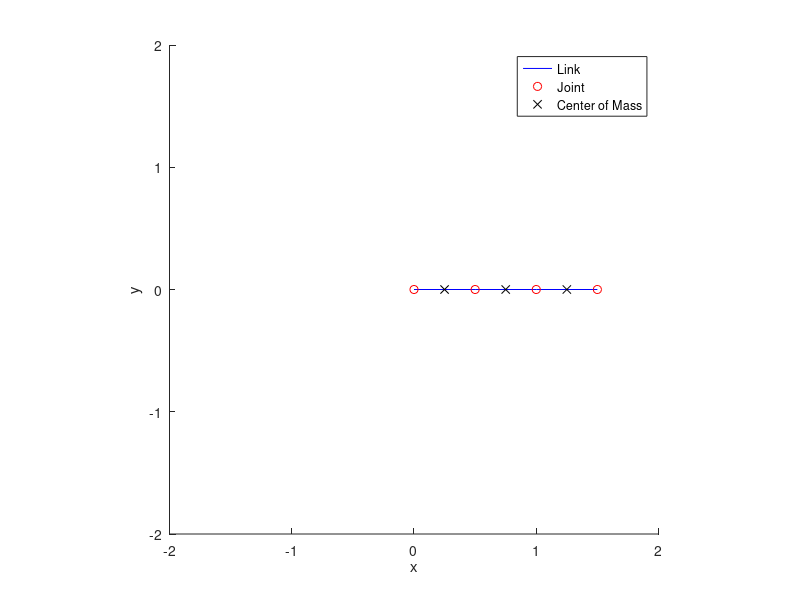
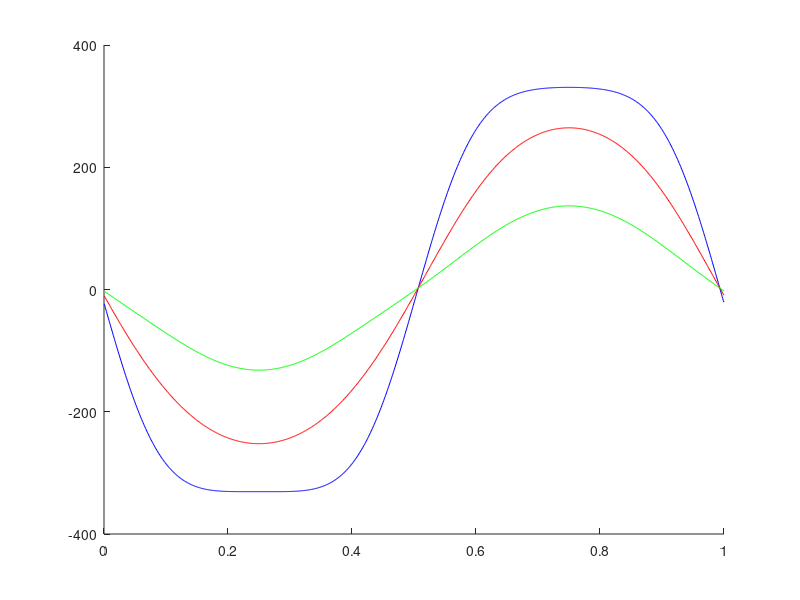

Source code (MATLAB) for these figures, in order:
function RNE()
clc
clear all
close all

figure;
hold on;
h1 = plot3(0,0,0, 'b');   % The link
h2 = plot3(0,0,0, 'or');  % The joint/end-effector
h3 = plot3(0,0,0, 'xk');  % The center of mass
xlabel('x')
ylabel('y')
zlabel('z')
view([0 0 1]);
axis equal;
xlim([-2 2]);
ylim([-2 2]);
zlim([-0.5 0.5]);
legend('Link', 'Joint', 'Center of Mass')

% -------------------------------------------------------------------------
% Define the DH parameters
N_DOFS = 3;
dh.theta = [0 0 0];
dh.alpha = [0 0 0];
dh.offset = [0 0 0];
dh.d = [0 0 0];
dh.a = [0.5 0.5 0.5];
dh.type = ['r' 'r' 'r'];

% -------------------------------------------------------------------------
% Rigid body paramaters: inertia, mass, and cener of mass
rb.I =  repmat(eye(3), 1, 1, N_DOFS);
rb.m = [1 1 1];
% In standard DH, COM is mesured respect to its end-effector (using local
% frame). When COM is [0 0 0]', it means the COM is located exactly at the
% end-effector. Therefore, COM usually has negative values, which means the
% COM is behind the end-effector
rb.r = [-0.25 0 0; -0.25 0 0; -0.25 0 0]';

% -------------------------------------------------------------------------
% Arbitrary trajectory as the inputs: joint position, velocity, and 
% acceleration
ts = 0.001;
time_span = 0:ts:1;
qc = [pi/3*sin(2*pi*1*time_span)' pi/3*sin(2*pi*1*time_span)' pi/3*sin(2*pi*1*time_span)'];
qcdot = gradient(qc', ts)';
qcddot = gradient(qcdot', ts)';

% -------------------------------------------------------------------------
% Kinematic simulation, optional, for visualization purpose!   
% End-effector position, form the base which is located at [0 0 0]'
EE = zeros(3, N_DOFS+1);
COM = zeros(3, N_DOFS);    
for k = 1 : length(time_span)  
    for i = 1 : 1 : N_DOFS
        T = calc_transformation(0, i, dh, qc(k,:));
        EE(:,i+1) = T(1:3,4);
        COM(:,i) = EE(:,i+1) + T(1:3,1:3) * rb.r(:,i);
    end
    
    % Draw the robot
    set(h1, 'XData', EE(1, :), 'YData', EE(2, :),'ZData', EE(3, :));
    set(h2, 'XData', EE(1, :), 'YData', EE(2, :),'ZData', EE(3, :));
    set(h3, 'XData', COM(1, :), 'YData', COM(2, :),'ZData', COM(3, :));
    drawnow;
end

% -------------------------------------------------------------------------
% Here we go!
Q = invdyn(dh, rb, qc, qcdot, qcddot, [0; -9.8; 0]);

% ------------------------------------------------------------------------
% Plotting
figure;
hold on;
plot(time_span, Q(1,:), 'b');
plot(time_span, Q(2,:), 'r');
plot(time_span, Q(3,:), 'g');

% -------------------------------------------------------------------------
% % For validation purpose, using RVC Toolbox for comparison
% % Disable these lines below if you don't want to try Peter Corkee's RVC 
% % toolbox
% L(1) = Revolute('d', 0, 'a', 0.5, 'alpha', 0, ...
%     'm', rb.m(1), 'I', rb.I(:,:,1), 'r',  rb.r(:,1));
% L(2) = Revolute('d', 0, 'a', 0.5, 'alpha', 0, ...
%     'm', rb.m(2), 'I', rb.I(:,:,2), 'r', rb.r(:,2));
% L(3) = Revolute('d', 0, 'a', 0.5, 'alpha', 0, ...
%     'm', rb.m(3), 'I', rb.I(:,:,3), 'r', rb.r(:,3));
% 
% threelink = SerialLink(L, 'name', 'two link');
% threelink.gravity = [0; -9.8; 0];
% torque_by_rvc_toolbox = threelink.rne(qc, qcdot, qcddot);
% plot(time_span, torque_by_rvc_toolbox(:,1), '-.b', 'LineWidth', 2);
% plot(time_span, torque_by_rvc_toolbox(:,2), '-.r', 'LineWidth', 2);
% plot(time_span, torque_by_rvc_toolbox(:,3), '-.g', 'LineWidth', 2);
% 
% legend('Torque 1', 'Torque 2', 'Torque 3', ...
%     'Torque 1 by RVC', 'Torque 2 by RVC', 'Torque 3 by RVC');

end

% -------------------------------------------------------------------------
function Q = invdyn(dh, rb, qc, qcdot, qcddot, grav)
% Inverse dynamic with recursive Newton-Euler

if nargin < 6
    grav = [0;0;0];
end

z0 = [0; 0; 1];

for k = 1 : length(qc)  
    q = qc(k, :);
    qdot = qcdot(k, :);
    qddot = qcddot(k, :);

    N_DOFS = length(q);
    
    % ---------------------------------------------------------------------
    % Forward recursion
    for i = 1 : N_DOFS
        T = calc_transformation(i-1, i, dh, q);
        R = T(1:3, 1:3);
        p = [dh.a(i); dh.d(i)*sin(dh.alpha(i)); dh.d(i)*cos(dh.alpha(i))];
        
        if i > 1
            w(:, i) =  R'*(w(:, i-1) + z0.*qdot(i));
            wdot(:, i) = R'*(wdot(:, i-1) +  z0.*qddot(i) + ...
                cross(w(:, i-1), z0.*qdot(i)));
            vdot(:,i) = R'*vdot(:,i-1) + cross(wdot(:,i), p) + ...
                cross(w(:,i), cross(w(:,i),p));
        else
            w(:, i) =  R'*(z0.*qdot(i));
            wdot(:, i) = R'*(z0.*qddot(i));
            vdot(:,i) = R'*grav + cross(wdot(:,i), p) + ...
                cross(w(:,i), cross(w(:,i),p));
        end
    end
    
    % Dynamic simulation
    % Backward recursion
    for i = N_DOFS:-1:1
        p = [dh.a(i); dh.d(i)*sin(dh.alpha(i)); dh.d(i)*cos(dh.alpha(i))];
        
        vcdot = vdot(:,i) + cross(wdot(:,i),rb.r(:,i)) + ...
            cross(w(:,i),cross(w(:,i),rb.r(:,i)));
        
        F = rb.m(i)*vcdot;
        N = rb.I(:,:,i)*wdot(:,i)+cross(w(:,i),rb.I(:,:,i)*w(:,1));
        
        if i < N_DOFS
            T = calc_transformation(i, i+1, dh, q);
            R = T(1:3, 1:3);
            n(:,i) = R*(n(:,i+1) + cross(R'*p, f(:,i+1))) + ...
                cross(rb.r(:,i)+p,F) + N;
            f(:,i) = R*f(:,i+1) + F;
        else
            n(:,i) = cross(rb.r(:,i)+p,F) + N;
            f(:,i) = F;
        end
        
        T = calc_transformation(i-1, i, dh, q);
        R = T(1:3, 1:3);
        
        if dh.type(i) == 't'
            Q(i,k) = f(:,i)'*R'*z0;
        elseif dh.type(i) == 'r'
            Q(i,k) = n(:,i)'*R'*z0;
        end
    end
end
end

% -------------------------------------------------------------------------
function  T = calc_transformation(from, to, dh, qc)
% Transformation from one joint to another joint
% 0<=from<N_DOFS
% 0<to<=N_DOFS

T = eye(4);
N_DOFS = length(qc);

% Sanity check
if (from >= N_DOFS) || (from < 0) || (to <= 0) || (to >  N_DOFS)
    return;
end

for i = from+1 : to
    if dh.type(i) == 'r'
        dh.theta(i) = qc(i);
    elseif dh.type(i) == 'p'
        dh.d(i) = qc(i);
    end
    
    ct = cos(dh.theta(i) + dh.offset(i));
    st = sin(dh.theta(i) + dh.offset(i));
    ca = cos(dh.alpha(i));
    sa = sin(dh.alpha(i));
    
    T = T * [ ct    -st*ca   st*sa     dh.a(i)*ct ; ...
              st    ct*ca    -ct*sa    dh.a(i)*st ; ...
              0     sa       ca        dh.d(i)    ; ...
              0     0        0         1          ];
end

end
